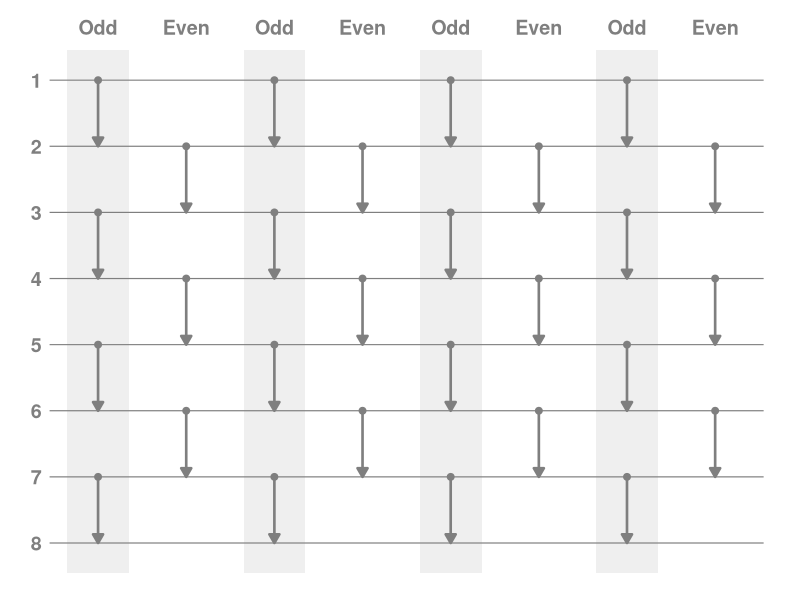

Generate this figure with R:
## ---- chunk 1
#| label: fig-odd-even-network
#| echo: false
#| warning: false
#| message: false
#| fig-align: center
#| fig-width: 9
#| fig-height: 4.6
#| dev.args: !expr list(bg = "transparent")
#| fig-cap: "The odd-even sorting network for eight inputs, with 8 layers and 28 compare and swaps."
#| fig-alt: "A sorting network with eight horizontal lines, one per vector position, read from left to right. Vertical arrows mark compare and swap operations between neighboring positions in eight layers. Odd layers compare positions 1 and 2, 3 and 4, 5 and 6, and 7 and 8. Even layers compare positions 2 and 3, 4 and 5, and 6 and 7. The two layer types alternate, and each arrow points to the higher position, which receives the larger value."

library(ggplot2)

# Each row is one compare and swap: the larger value moves to `to`.
odd_layer  <- data.frame(from = c(1, 3, 5, 7), to = c(2, 4, 6, 8))
even_layer <- data.frame(from = c(2, 4, 6), to = c(3, 5, 7))

network <- do.call(rbind, lapply(1:8, function(layer) {
  pairs <- if (layer %% 2 == 1) odd_layer else even_layer
  cbind(layer = layer, pairs)
}))

neutral <- "grey50"
layers <- data.frame(layer = 1:8, label = rep(c("Odd", "Even"), 4))

ggplot() +
  geom_rect(
    data = layers[layers$label == "Odd", ],
    aes(xmin = layer - 0.35, xmax = layer + 0.35, ymin = 0.55, ymax = 8.45),
    fill = neutral, alpha = 0.12
  ) +
  geom_text(
    data = layers,
    aes(x = layer, y = 0.2, label = label),
    color = neutral, size = 5, fontface = "bold"
  ) +
  annotate(
    "segment",
    x = 0.45, xend = 8.55, y = 1:8, yend = 1:8,
    color = neutral, linewidth = 0.4
  ) +
  annotate(
    "text",
    x = 0.3, y = 1:8, label = 1:8,
    color = neutral, size = 5, fontface = "bold"
  ) +
  geom_segment(
    data = network,
    aes(x = layer, xend = layer, y = from, yend = to),
    color = neutral, linewidth = 0.9,
    arrow = arrow(length = unit(0.1, "inches"), type = "closed")
  ) +
  geom_point(
    data = network,
    aes(x = layer, y = from),
    color = neutral, size = 2
  ) +
  scale_y_reverse() +
  coord_cartesian(clip = "off") +
  theme_void() +
  theme(
    plot.background = element_rect(fill = "transparent", color = NA),
    panel.background = element_rect(fill = "transparent", color = NA)
  )
